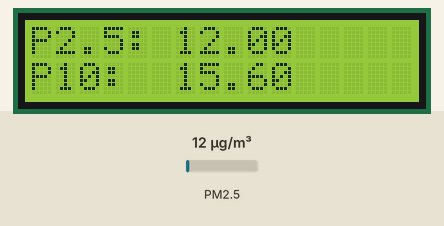
The sketch below on a simulated Arduino Uno, built with avr-gcc and run on an emulated ATmega328P. Shown: 16×2 character LCD. The inputs (shaded band) are chosen by the test bench; at power-on: PM2.5 12 µg/m³. What the sketch prints to the serial monitor is not drawn.

Above: at 1.6 s.
1.7 s: PM2.5 set to 6 µg/m³
At 2.8 s:
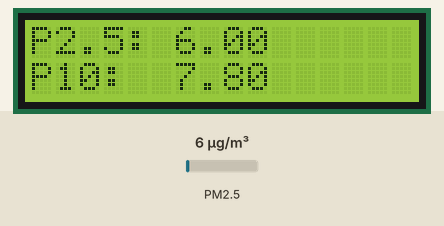
3.5 s: PM2.5 set to 75 µg/m³
At 4.8 s:
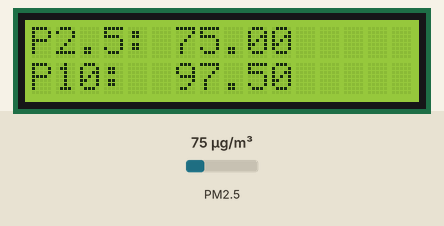
5.5 s: PM2.5 set to 150 µg/m³
At 6.8 s:
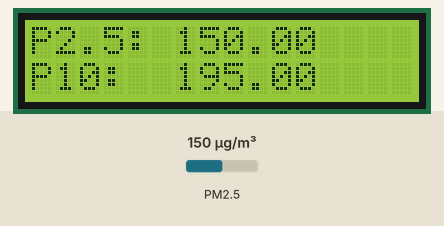
Timing chart, 0 to 8.5 s (numbered marks = the images above; inputs shaded):
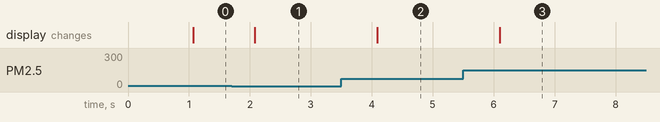

The sketch:

SDS011_example.ino
```cpp
// SDS011 dust sensor example
// -----------------------------
//
// By R. Zschiegner (rz@madavi.de).
// April 2016

#include <LiquidCrystal.h>
#include <SDS011.h>

#define RS 9
#define E 8
#define D4 5
#define D5 4
#define D6 3
#define D7 2

#define COLS_CRYST 16
#define ROWS_CRYST 2

LiquidCrystal lcd(RS, E, D4, D5, D6, D7);

float p10,p25;
int error;

SDS011 my_sds;

void setup() {
  lcd.begin(COLS_CRYST, ROWS_CRYST);
  lcd.print("Starting ...");
	my_sds.begin(10,11);
	Serial.begin(9600);
}

void loop() {
	error = my_sds.read(&p25,&p10);
	if (! error) {
    lcd.clear();

    //lcd.setCursor(0, 0);
    lcd.print("P2.5: "+String(p25));
    lcd.setCursor(0, 1);
    lcd.print("P10:  "+String(p10));

		Serial.println("P2.5: "+String(p25));
		Serial.println("P10:  "+String(p10));
	}
	delay(1000);
}
```

Measured:
- after the input at 1.7 s, the display: changes after 0.38 s (image 1)
- after the input at 3.5 s, the display: changes after 0.59 s (image 2)
- after the input at 5.5 s, the display: changes after 0.60 s (image 3)
